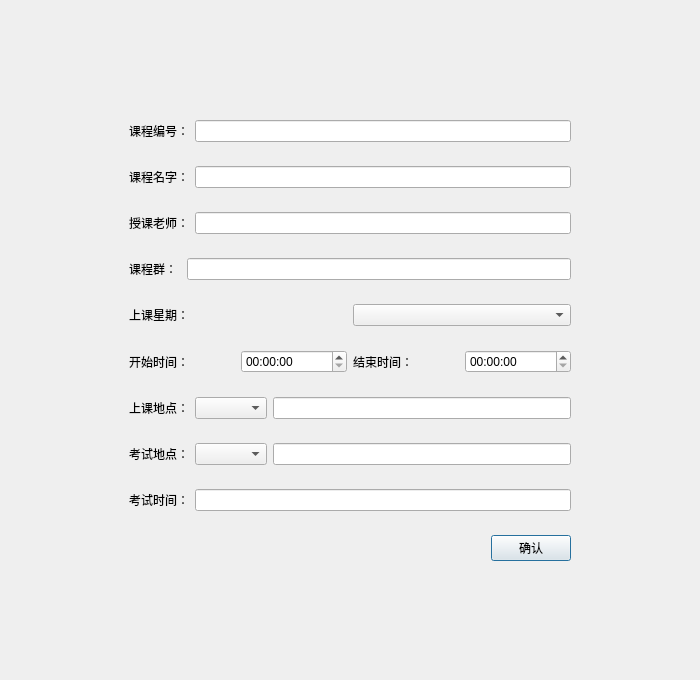
<?xml version="1.0" encoding="UTF-8"?>
<ui version="4.0">
 <class>coursePlus</class>
 <widget class="QDialog" name="coursePlus">
  <property name="geometry">
   <rect>
    <x>0</x>
    <y>0</y>
    <width>700</width>
    <height>680</height>
   </rect>
  </property>
  <property name="minimumSize">
   <size>
    <width>700</width>
    <height>680</height>
   </size>
  </property>
  <property name="maximumSize">
   <size>
    <width>700</width>
    <height>680</height>
   </size>
  </property>
  <property name="sizeIncrement">
   <size>
    <width>700</width>
    <height>680</height>
   </size>
  </property>
  <property name="windowTitle">
   <string>添加课程</string>
  </property>
  <layout class="QGridLayout" name="gridLayout">
   <item row="1" column="0">
    <spacer name="horizontalSpacer">
     <property name="orientation">
      <enum>Qt::Horizontal</enum>
     </property>
     <property name="sizeType">
      <enum>QSizePolicy::Fixed</enum>
     </property>
     <property name="sizeHint" stdset="0">
      <size>
       <width>100</width>
       <height>20</height>
      </size>
     </property>
    </spacer>
   </item>
   <item row="1" column="2">
    <spacer name="horizontalSpacer_2">
     <property name="orientation">
      <enum>Qt::Horizontal</enum>
     </property>
     <property name="sizeType">
      <enum>QSizePolicy::Fixed</enum>
     </property>
     <property name="sizeHint" stdset="0">
      <size>
       <width>100</width>
       <height>20</height>
      </size>
     </property>
    </spacer>
   </item>
   <item row="1" column="1">
    <widget class="QWidget" name="widget_3" native="true">
     <layout class="QVBoxLayout" name="verticalLayout">
      <item>
       <widget class="QWidget" name="widget_4" native="true">
        <layout class="QHBoxLayout" name="horizontalLayout_3">
         <item>
          <widget class="QLabel" name="label">
           <property name="text">
            <string>课程编号：</string>
           </property>
          </widget>
         </item>
         <item>
          <widget class="QLineEdit" name="num"/>
         </item>
        </layout>
       </widget>
      </item>
      <item>
       <widget class="QWidget" name="widget_5" native="true">
        <layout class="QHBoxLayout" name="horizontalLayout_4">
         <item>
          <widget class="QLabel" name="label_2">
           <property name="text">
            <string>课程名字：</string>
           </property>
          </widget>
         </item>
         <item>
          <widget class="QLineEdit" name="name"/>
         </item>
        </layout>
       </widget>
      </item>
      <item>
       <widget class="QWidget" name="widget_9" native="true">
        <layout class="QHBoxLayout" name="horizontalLayout_6">
         <item>
          <widget class="QLabel" name="label_3">
           <property name="text">
            <string>授课老师：</string>
           </property>
          </widget>
         </item>
         <item>
          <widget class="QLineEdit" name="teacher"/>
         </item>
        </layout>
       </widget>
      </item>
      <item>
       <widget class="QWidget" name="widget_10" native="true">
        <layout class="QHBoxLayout" name="horizontalLayout_7">
         <item>
          <widget class="QLabel" name="label_4">
           <property name="text">
            <string>课程群： </string>
           </property>
          </widget>
         </item>
         <item>
          <widget class="QLineEdit" name="group"/>
         </item>
        </layout>
       </widget>
      </item>
      <item>
       <widget class="QWidget" name="widget_7" native="true">
        <layout class="QHBoxLayout" name="horizontalLayout_2">
         <item>
          <widget class="QLabel" name="label_5">
           <property name="text">
            <string>上课星期：</string>
           </property>
          </widget>
         </item>
         <item>
          <widget class="QComboBox" name="courseWeek"/>
         </item>
        </layout>
       </widget>
      </item>
      <item>
       <widget class="QWidget" name="widget" native="true">
        <layout class="QHBoxLayout" name="horizontalLayout">
         <item>
          <widget class="QLabel" name="label_9">
           <property name="text">
            <string>开始时间：</string>
           </property>
          </widget>
         </item>
         <item>
          <widget class="QTimeEdit" name="start"/>
         </item>
         <item>
          <widget class="QLabel" name="label_10">
           <property name="text">
            <string>结束时间：</string>
           </property>
          </widget>
         </item>
         <item>
          <widget class="QTimeEdit" name="end"/>
         </item>
        </layout>
       </widget>
      </item>
      <item>
       <widget class="QWidget" name="widget_6" native="true">
        <layout class="QHBoxLayout" name="horizontalLayout_8">
         <item>
          <widget class="QLabel" name="label_6">
           <property name="text">
            <string>上课地点：</string>
           </property>
          </widget>
         </item>
         <item>
          <widget class="QComboBox" name="coursePlace"/>
         </item>
         <item>
          <widget class="QLineEdit" name="coursedetile"/>
         </item>
        </layout>
       </widget>
      </item>
      <item>
       <widget class="QWidget" name="widget_2" native="true">
        <layout class="QHBoxLayout" name="horizontalLayout_10">
         <item>
          <widget class="QLabel" name="label_8">
           <property name="text">
            <string>考试地点：</string>
           </property>
          </widget>
         </item>
         <item>
          <widget class="QComboBox" name="kPlace"/>
         </item>
         <item>
          <widget class="QLineEdit" name="kPlaceDetile"/>
         </item>
        </layout>
       </widget>
      </item>
      <item>
       <widget class="QWidget" name="widget_11" native="true">
        <layout class="QHBoxLayout" name="horizontalLayout_9">
         <item>
          <widget class="QLabel" name="label_7">
           <property name="text">
            <string>考试时间：</string>
           </property>
          </widget>
         </item>
         <item>
          <widget class="QLineEdit" name="ktime"/>
         </item>
        </layout>
       </widget>
      </item>
      <item>
       <widget class="QWidget" name="widget_8" native="true">
        <layout class="QHBoxLayout" name="horizontalLayout_5">
         <item>
          <spacer name="horizontalSpacer_3">
           <property name="orientation">
            <enum>Qt::Horizontal</enum>
           </property>
           <property name="sizeHint" stdset="0">
            <size>
             <width>40</width>
             <height>20</height>
            </size>
           </property>
          </spacer>
         </item>
         <item>
          <widget class="QPushButton" name="finish">
           <property name="text">
            <string>确认</string>
           </property>
          </widget>
         </item>
        </layout>
       </widget>
      </item>
     </layout>
    </widget>
   </item>
   <item row="0" column="1">
    <spacer name="verticalSpacer">
     <property name="orientation">
      <enum>Qt::Vertical</enum>
     </property>
     <property name="sizeHint" stdset="0">
      <size>
       <width>20</width>
       <height>40</height>
      </size>
     </property>
    </spacer>
   </item>
   <item row="2" column="1">
    <spacer name="verticalSpacer_2">
     <property name="orientation">
      <enum>Qt::Vertical</enum>
     </property>
     <property name="sizeHint" stdset="0">
      <size>
       <width>20</width>
       <height>40</height>
      </size>
     </property>
    </spacer>
   </item>
  </layout>
 </widget>
 <resources/>
 <connections/>
</ui>
